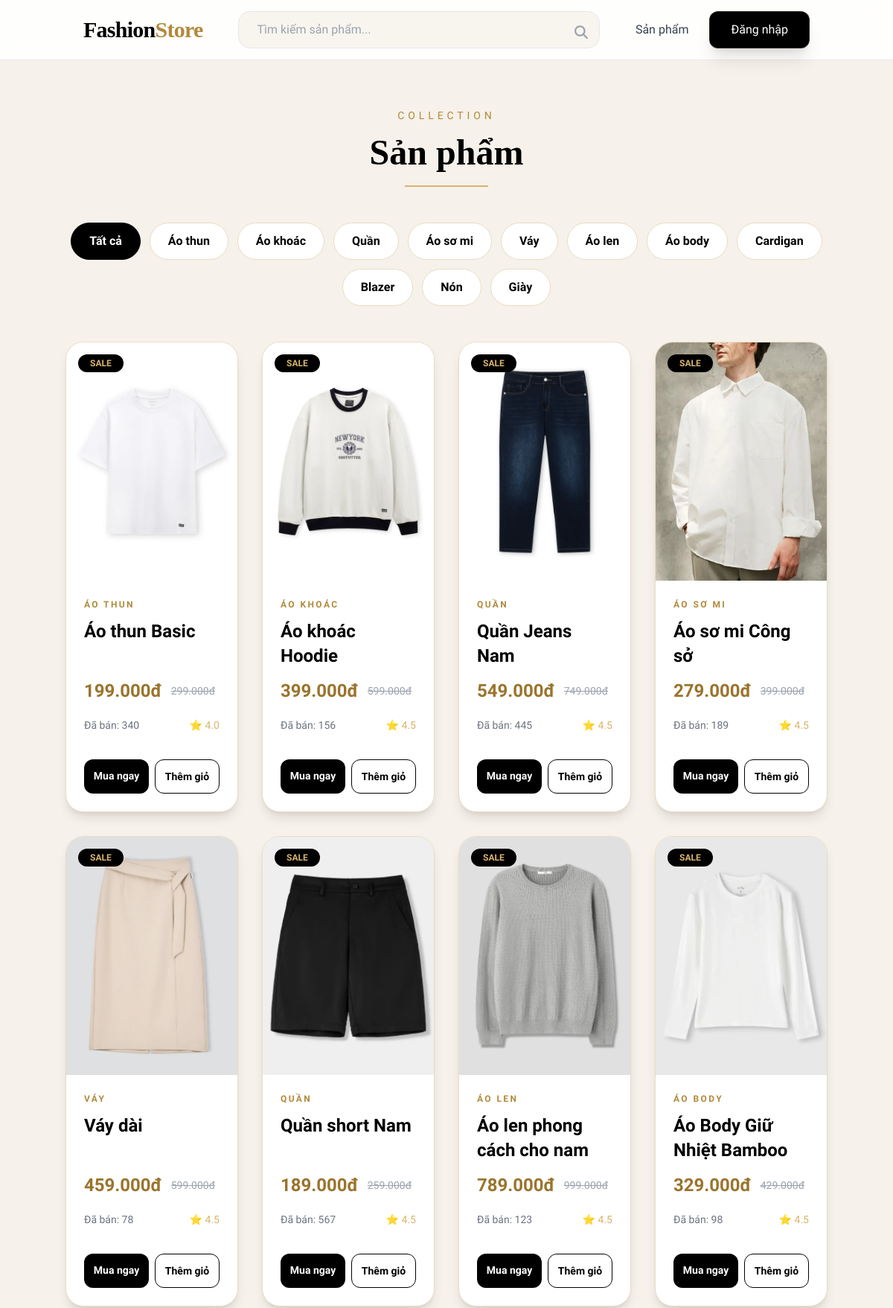
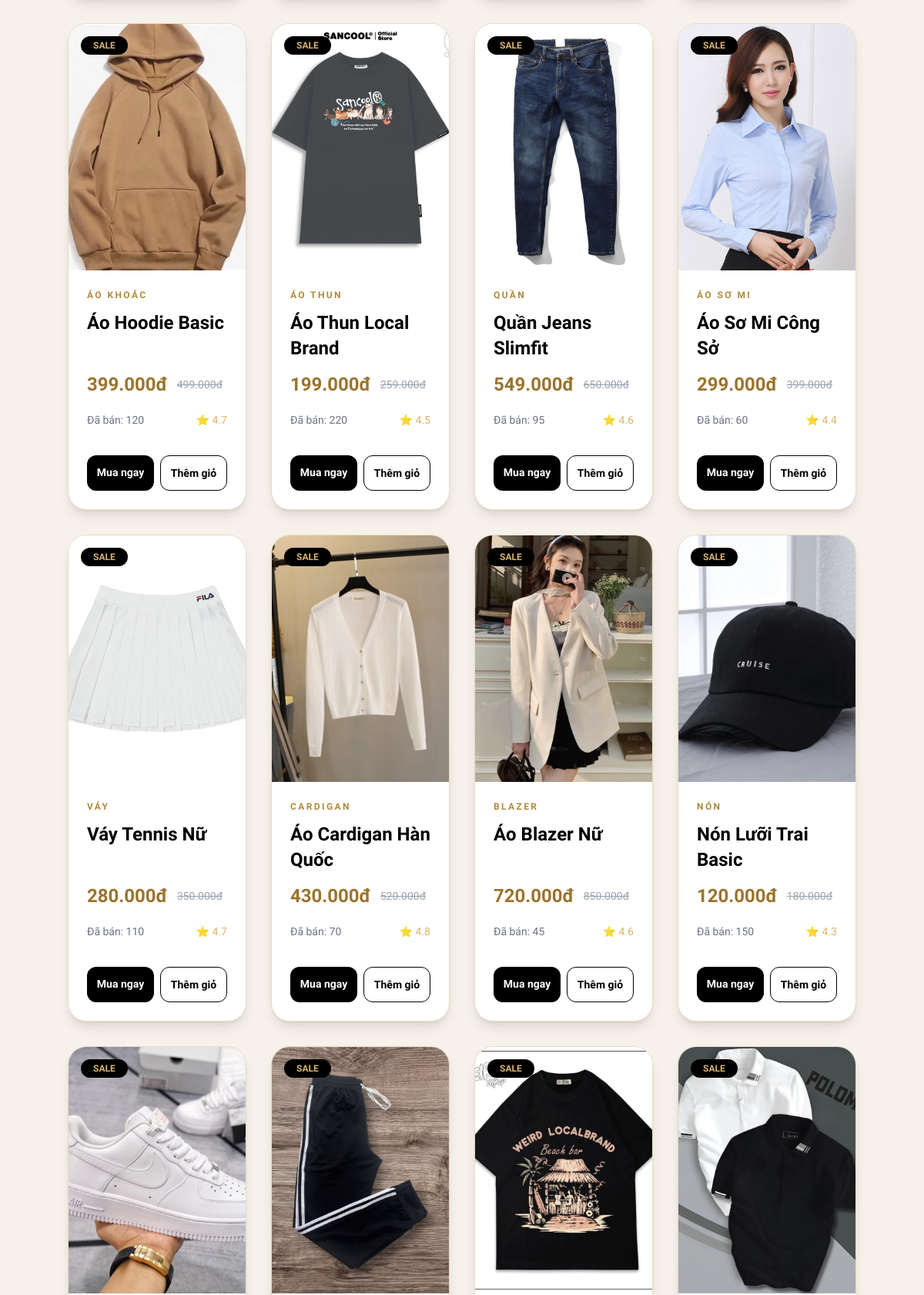
Page /products (upper part) on the committed database (2 pictures, top to bottom).
### database.py (models this page shows)
class Product(db.Model):
    __tablename__ = 'products'
    id = db.Column(db.String(36), primary_key=True)
    name = db.Column(db.String(200), nullable=False)
    price = db.Column(db.Integer, nullable=False)
    old_price = db.Column(db.Integer, default=0)
    category = db.Column(db.String(100))
    image = db.Column(db.String(500))
    images = db.Column(db.Text)  # JSON array
    description = db.Column(db.Text)
    stock = db.Column(db.Integer, default=0)
    sizes = db.Column(db.Text)  # JSON array
    colors = db.Column(db.Text)  # JSON array
    color_images = db.Column(db.Text)  # JSON object mapping colors to image URLs
    rating = db.Column(db.Float, default=0.0)
    reviews = db.Column(db.Integer, default=0)
    sold = db.Column(db.Integer, default=0)
    featured = db.Column(db.Boolean, default=False)
    created_at = db.Column(db.DateTime, default=datetime.now)
    def to_dict(self):
        return {
            'id': self.id,
            'name': self.name,
            'price': self.price,
            'old_price': self.old_price,
            'category': self.category,
            'image': self.image,
            'images': json.loads(self.images) if self.images else [],
            'description': self.description,
            'stock': self.stock,
            'sizes': json.loads(self.sizes) if self.sizes else [],
            'colors': json.loads(self.colors) if self.colors else [],
            'color_images': json.loads(self.color_images) if self.color_images else {},
            'rating': self.rating,
            'reviews': self.reviews,
            'sold': self.sold,
            'featured': self.featured,
            'created_at': self.created_at.isoformat() if self.created_at else None
        }

### flask_clothing_store.py (the view, shortened to what this page needs)
@app.route('/products')
def products():
    category = request.args.get('category', '')
    search = request.args.get('q', '').strip()
    price_range = request.args.get('price', '')
    sort = request.args.get('sort', '')
    query = Product.query
    if category:
        query = query.filter_by(category=category)
    if sort == 'price_asc':
        query = query.order_by(Product.price.asc())
    elif sort == 'price_desc':
        query = query.order_by(Product.price.desc())
    elif sort == 'popular':
        query = query.order_by(Product.sold.desc())
    elif sort == 'rating':
        query = query.order_by(Product.rating.desc())
    elif sort == 'newest':
        query = query.order_by(Product.created_at.desc())
    products_list = query.all()
    return render_template(
        'products.html',
        products=[p.to_dict() for p in products_list],
        category=category,
        search=search,
        price_range=price_range,
        sort=sort
    )

### flask_clothing_store.py (called while the page is built)
def format_price(price):
    return f"{price:,.0f}đ".replace(',', '.')

def get_categories():
    categories = db.session.query(Product.category).distinct().all()
    return [c[0] for c in categories]

@app.context_processor
def utility_processor():
    return {
        'now': datetime.datetime.now(),
        'wishlist_count': lambda: len(get_wishlist()),
        'cart_count': lambda: len(get_cart()),
        'format_price': format_price,
        'get_featured_products': get_featured_products,
        'get_best_sellers': get_best_sellers,
        'get_categories': get_categories
    }

### templates/products.html (shortened to what this page needs)
{% extends "base.html" %} {% block content %}
<section class="min-h-screen bg-[#f6f1ea] py-16 px-6">
  <div class="container mx-auto">
    <div class="text-center mb-12">
      <p class="uppercase tracking-[0.35em] text-sm text-[#b08a3c] mb-4">
        Collection
      </p>
      <h1 class="text-5xl font-serif font-black text-black">Sản phẩm</h1>
      <div class="w-28 h-[2px] bg-[#d8b46c] mx-auto mt-5"></div>
    </div>
    <div class="flex flex-wrap justify-center gap-3 mb-12">
      <a
        href="{{ url_for('products') }}"
        class="px-6 py-3 rounded-full border transition font-semibold {% if not category %} bg-black text-white border-black {% else %} bg-white text-black border-[#eadcc3] hover:bg-black hover:text-white {% endif %}"
      >
        Tất cả
      </a>
      {% for cat in get_categories() %}
      <a
        href="{{ url_for('products') }}?category={{ cat }}"
        class="px-6 py-3 rounded-full border transition font-semibold {% if category == cat %} bg-black text-white border-black {% else %} bg-white text-black border-[#eadcc3] hover:bg-black hover:text-white {% endif %}"
      >
        {{ cat }}
      </a>
      {% endfor %}
    </div>
    {% if products %}
    <div class="grid grid-cols-1 sm:grid-cols-2 lg:grid-cols-4 gap-8">
      {% for product in products %}
      <div
        class="group bg-white rounded-3xl shadow-lg overflow-hidden border border-[#eadcc3] hover:shadow-2xl transition duration-300"
      >
        <div class="relative overflow-hidden">
          {% if product.old_price > product.price %}
          <span
            class="absolute top-4 left-4 z-10 bg-black text-[#d8b46c] px-4 py-1 rounded-full text-xs font-bold uppercase"
          >
            Sale
          </span>
          {% endif %}
          <a href="{{ url_for('product_detail', pid=product.id) }}">
            <img
              src="{{ product.image }}"
              alt="{{ product.name }}"
              class="w-full h-80 object-cover group-hover:scale-110 transition duration-500"
            />
          </a>
        </div>
        <div class="p-6 flex flex-col justify-between min-h-[250px]">
          <p
            class="text-xs uppercase tracking-[0.2em] text-[#b08a3c] font-bold mb-3"
          >
            {{ product.category }}
          </p>
          <h3
            class="text-2xl font-bold text-black leading-snug mb-4 h-16 overflow-hidden"
          >
            {{ product.name }}
          </h3>
          <div class="flex items-center gap-3 mb-5">
            <span class="text-2xl font-bold text-[#9a742d]">
              {{ format_price(product.price) }}
            </span>
            {% if product.old_price > product.price %}
            <span class="text-sm line-through text-gray-400">
              {{ format_price(product.old_price) }}
            </span>
            {% endif %}
          </div>
          <div class="flex justify-between items-center mb-5">
            <span class="text-gray-500 text-sm">
              Đã bán: {{ product.sold if product.sold else 0 }}
            </span>
            <span class="text-[#d8b46c] text-sm">
              ⭐ {{ product.rating if product.rating else '4.5' }}
            </span>
          </div>
          <div class="grid grid-cols-2 gap-2 mt-4">
          <a
            href="/product/{{ product.id }}"
            class="text-center py-3 rounded-xl bg-black text-white text-sm font-semibold hover:bg-[#1c1c1c] transition"
          >
            Mua ngay
          </a>
          <form action="{{ url_for('add_to_cart', pid=product.id) }}" method="POST">
            <button
              type="submit"
              class="w-full py-3 rounded-xl border border-black text-black text-sm font-semibold hover:bg-gray-100 transition"
            >
              Thêm giỏ
            </button>
          </form>
        </div>
        </div>
      </div>
      {% endfor %}
    </div>
    {% endif %}
  </div>
</section>
{% endblock %}

### rows in the picture
Product: shows "SALE", image (picture), category "ÁO THUN", name "Áo thun Basic", price "199.000đ", old_price "299.000đ", sold "340", rating "4.0"
Product: shows "SALE", image (picture), category "ÁO KHOÁC", name "Áo khoác Hoodie", price "399.000đ", old_price "599.000đ", sold "156", rating "4.5"
Product: shows "SALE", image (picture), category "QUẦN", name "Quần Jeans Nam", price "549.000đ", old_price "749.000đ", sold "445", rating "4.5"
Product: shows "SALE", image (picture), category "ÁO SƠ MI", name "Áo sơ mi Công sở", price "279.000đ", old_price "399.000đ", sold "189", rating "4.5"
Product: shows "SALE", image (picture), category "VÁY", name "Váy dài", price "459.000đ", old_price "599.000đ", sold "78", rating "4.5"
Product: shows "SALE", image (picture), category "QUẦN", name "Quần short Nam", price "189.000đ", old_price "259.000đ", sold "567", rating "4.5"
Product: shows "SALE", image (picture), category "ÁO LEN", name "Áo len phong cách cho nam", price "789.000đ", old_price "999.000đ", sold "123", rating "4.5"
Product: shows "SALE", image (picture), category "ÁO BODY", name "Áo Body Giữ Nhiệt Bamboo…", price "329.000đ", old_price "429.000đ", sold "98", rating "4.5"
Product: shows "SALE", image (picture), category "ÁO KHOÁC", name "Áo Hoodie Basic", price "399.000đ", old_price "499.000đ", sold "120", rating "4.7"
Product: shows "SALE", image (picture), category "ÁO THUN", name "Áo Thun Local Brand", price "199.000đ", old_price "259.000đ", sold "220", rating "4.5"
Product: shows "SALE", image (picture), category "QUẦN", name "Quần Jeans Slimfit", price "549.000đ", old_price "650.000đ", sold "95", rating "4.6"
Product: shows "SALE", image (picture), category "ÁO SƠ MI", name "Áo Sơ Mi Công Sở", price "299.000đ", old_price "399.000đ", sold "60", rating "4.4"
Product: shows "SALE", image (picture), category "VÁY", name "Váy Tennis Nữ", price "280.000đ", old_price "350.000đ", sold "110", rating "4.7"
Product: shows "SALE", image (picture), category "CARDIGAN", name "Áo Cardigan Hàn Quốc", price "430.000đ", old_price "520.000đ", sold "70", rating "4.8"
Product: shows "SALE", image (picture), category "BLAZER", name "Áo Blazer Nữ", price "720.000đ", old_price "850.000đ", sold "45", rating "4.6"
Product: shows "SALE", image (picture), category "NÓN", name "Nón Lưỡi Trai Basic", price "120.000đ", old_price "180.000đ", sold "150", rating "4.3"
Product: old_price "SALE", image (picture)
Product: old_price "SALE", image (picture)
Product: old_price "SALE", image (picture)
Product: old_price "SALE", image (picture)

### other values in the picture
{{ cat }} "Áo thun" "Áo khoác" "Quần" "Áo sơ mi" "Váy" "Áo len" "Áo body" "Cardigan" "Blazer" "Nón" "Giày"
